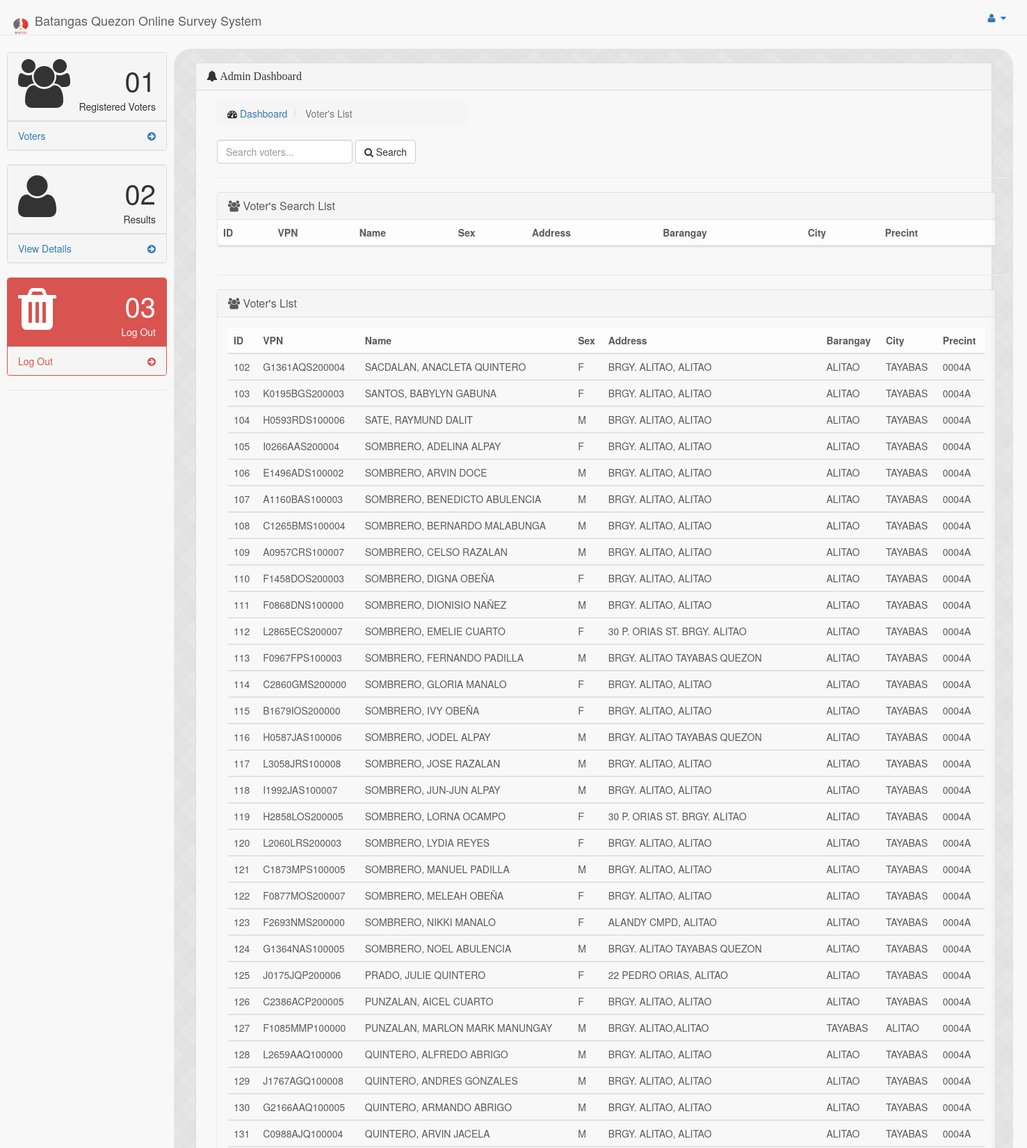
/registervoters.php?page=3 (upper part), run on the app's committed database.
### tables this page shows
CREATE TABLE IF NOT EXISTS `voters` (
  `v_id` int(50) NOT NULL,
  `VPN` varchar(35) NOT NULL,
  `name` varchar(35) NOT NULL,
  `Sex` varchar(35) NOT NULL,
  `Address` varchar(35) NOT NULL,
  `Barangay` varchar(35) NOT NULL,
  `City` varchar(35) NOT NULL,
  `prec` varchar(35) NOT NULL
);

### registervoters.php (the view, shortened to what this page needs)
<!DOCTYPE html>
<html lang="en">
<head>
	<link href="css/Custom.css" rel="stylesheet">
    <link href="bower_components/bootstrap/dist/css/bootstrap.min.css" rel="stylesheet">
    <link href="bower_components/metisMenu/dist/metisMenu.min.css" rel="stylesheet">
    <link href="dist/css/timeline.css" rel="stylesheet">
    <link href="dist/css/sb-admin-2.css" rel="stylesheet">
    <link href="bower_components/morrisjs/morris.css" rel="stylesheet">
    <link href="bower_components/font-awesome/css/font-awesome.min.css" rel="stylesheet" type="text/css">
</head>
<body>
    <div id="wrapper">
        <nav class="navbar navbar-default navbar-fixed-top" role="navigation">
            <div class="navbar-header">
                <a class="navbar-brand"  href="admindashboard.php"><img oncontextmenu='alert("Image context menu is disabled!");return false;' src="Images/BQOSS_logo.png" style="height:35px;width:30px; display:inline-block;padding:10px 0px 0 0px;"> Batangas Quezon Online Survey System</a>
            </div>
            <ul class="nav navbar-top-links navbar-right">
                <li class="dropdown">
                    <a class="dropdown-toggle" data-toggle="dropdown" href="#">
                        <i class="fa fa-user fa-fw"></i>  <i class="fa fa-caret-down"></i>
                    </a>
                        </li>
                    </ul>
		</nav>
	</div>
            <div class="navbar-default sidebar" style="padding-left: 10px;padding-right: 10px; margin-top: 5px;" role="navigation">
                <div class="sidebar-nav navbar-collapse">
                    <ul class="nav" id="side-menu">
                    				<li>
					<div class="panel panel-default">
                        <div class="panel-heading">
                            <div class="row">
                                <div class="col-xs-3">
                                    <i class="fa fa-group fa-5x"></i>
                                </div>
                                <div class="col-xs-9 text-right">
                                    <div class="huge">01</div>
                                    <div>Registered Voters</div>
                                </div>
                            </div>
                        </div>
                        <a href="registervoters.php">
                            <div class="panel-footer">
                                <span class="pull-left">Voters</span>
                                <span class="pull-right"><i class="fa fa-arrow-circle-right"></i></span>
                                <div class="clearfix"></div>
                            </div>
                        </a>
                    </div>
					</li>
					<li>
					<div class="panel panel-default">
                        <div class="panel-heading">
                            <div class="row">
                                <div class="col-xs-3">
                                    <i class="fa fa-user fa-5x"></i>
                                </div>
                                <div class="col-xs-9 text-right">
                                    <div class="huge">02</div>
                                    <div>Results</div>
                                </div>
                            </div>
                        </div>
                        <a href="result.php">
                            <div class="panel-footer">
                                <span class="pull-left">View Details</span>
                                <span class="pull-right"><i class="fa fa-arrow-circle-right"></i></span>
                                <div class="clearfix"></div>
                            </div>
                        </a>
                    </div>
					</li>
					<li>
					<div class="panel panel-red">
                        <div class="panel-heading">
                            <div class="row">
                                <div class="col-xs-3">
                                    <i class="fa fa-trash fa-5x"></i>
                                </div>
                                <div class="col-xs-9 text-right">
                                    <div class="huge">03</div>
                                    <div>Log Out</div>
                                </div>
                            </div>
                        </div>
                        <a href="index.php">
                            <div class="panel-footer">
                                <span class="pull-left">Log Out</span>
                                <span class="pull-right"><i class="fa fa-arrow-circle-right"></i></span>
                                <div class="clearfix"></div>
                            </div>
                        </a>
                    </div>
					</li>
					</ul>
                </div>
            </div>
    <div id="page-wrapper"style=" margin-right: 20px; margin-top: 70px;padding-top: 20px;border-radius: 25px; background-image: url('newgray.png')">
        <div class="row">
			<div class="col-lg-12">
                <div class="panel panel-default">
						<div class="panel-heading">
							<h3 class="panel-title" style="font-family: Franklin Gothic Heavy;"><i class="fa fa-bell"></i> Admin Dashboard</h1>
						</div>
						<div class="panel-body">
		<div class="container">
		<div class="row">
            <div class="col-lg-4">
                <ol class="breadcrumb">
                    <li>
                        <i class="fa fa-dashboard"></i> <a href="admindashboard.php">Dashboard</a>
                    </li>
                    <li class="active">
                        Voter's List
                    </li>
                </ol>
            </div>
        </div>
		<div class="row">
            <div class="col-lg-12">
                <div class="form-inline form-padding">
                    <form action="registervoters.php" method="post">
                        <input type="text" class="form-control" name="search" placeholder="Search voters..."required/>
                        <button type="submit" class="btn btn-default"><i class="fa fa-search"></i> Search</button>
                    </form>
                </div>
            </div>
        </div>
		<hr/>
		<div class="row">
				<div class="col-lg-12">
					<div class="panel panel-default" style="margin-right: 20px; opacity: .8;">
						<div class="panel-heading">
							<h3 class="panel-title"><i class="fa fa-group"></i> Voter's Search List</h3>
						</div>
						<div class="table-responsive">
							<table class="table table-striped">
								<thead>
									<tr>
										<th>ID</th>
										<th>VPN</th>
										<th>Name</th>
										<th>Sex</th>
										<th>Address</th>
										<th>Barangay</th>
										<th>City</th>
										<th>Precint</th>
									</tr>
								</thead>
							</table>
						</div>
				</div>
			</div>
		</div>
		<hr />
			<div class="row">
				<div class="col-lg-12">
					<div class="panel panel-default" style="margin-right: 20px; opacity: .8;">
						<div class="panel-heading">
							<h3 class="panel-title"><i class="fa fa-group"></i> Voter's List</h3>
						</div>
						<div class="panel-body">
							<?php
								$num_rec_per_page=50;
								if (isset($_GET["page"])) { $page  = $_GET["page"]; } else { $page=1; };
								$start_from = ($page-1) * $num_rec_per_page;
								$sql = "SELECT * FROM voters LIMIT $start_from, $num_rec_per_page";
								$rs_result = mysql_query ($sql);
							?>
							<div class="table responsive">
								<table class="table table-striped">
									<thead>
										<tr>
											<th>ID</th>
											<th>VPN</th>
											<th>Name</th>
											<th>Sex</th>
											<th>Address</th>
											<th>Barangay</th>
											<th>City</th>
											<th>Precint</th>
										</tr>
									</thead>
							<?php
								while ($row = mysql_fetch_assoc($rs_result)) {
							?>
									<tbody>
										<tr>
										<td><?php echo $row['v_id']; ?></td>
										<td><?php echo $row['VPN']; ?></td>
										<td><?php echo $row['name']; ?></td>
										 <td><?php echo $row['Sex']; ?></td>
										<td><?php echo $row['Address']; ?></td>
										 <td><?php echo $row['Barangay']; ?></td>
										<td><?php echo $row['City']; ?></td>
										<td><?php echo $row['prec']; ?></td>
										</tr>
									</tbody>
							<?php
								};
							?>
								</table>
							</div>
						</div>
						</div>
						</div>
					</div>
				</div>
		  </div>
	  </div>
    </div>
	</div>
	</div>
</body>
</html>

### css/Custom.css (style rules this page uses)
body { background-color: #c8c8c8; }
.panel-body { background-color: #f8f8f8; }
.panel-default>.panel-heading { color: #fff; background-color: #0c3067; }
.panel-footer { text-align: center; }

### data on the page
voters: v_id "102", VPN "G1361AQS200004", name "SACDALAN, ANACLETA QUINTERO", Sex "F", Address "BRGY. ALITAO, ALITAO", Barangay "ALITAO", City "TAYABAS", prec "0004A"
voters: v_id "103", VPN "K0195BGS200003", name "SANTOS, BABYLYN GABUNA", Sex "F", Address "BRGY. ALITAO, ALITAO", Barangay "ALITAO", City "TAYABAS", prec "0004A"
voters: v_id "104", VPN "H0593RDS100006", name "SATE, RAYMUND DALIT", Sex "M", Address "BRGY. ALITAO, ALITAO", Barangay "ALITAO", City "TAYABAS", prec "0004A"
voters: v_id "105", VPN "I0266AAS200004", name "SOMBRERO, ADELINA ALPAY", Sex "F", Address "BRGY. ALITAO, ALITAO", Barangay "ALITAO", City "TAYABAS", prec "0004A"
voters: v_id "106", VPN "E1496ADS100002", name "SOMBRERO, ARVIN DOCE", Sex "M", Address "BRGY. ALITAO, ALITAO", Barangay "ALITAO", City "TAYABAS", prec "0004A"
voters: v_id "107", VPN "A1160BAS100003", name "SOMBRERO, BENEDICTO ABULENCIA", Sex "M", Address "BRGY. ALITAO, ALITAO", Barangay "ALITAO", City "TAYABAS", prec "0004A"
voters: v_id "108", VPN "C1265BMS100004", name "SOMBRERO, BERNARDO MALABUNGA", Sex "M", Address "BRGY. ALITAO, ALITAO", Barangay "ALITAO", City "TAYABAS", prec "0004A"
voters: v_id "109", VPN "A0957CRS100007", name "SOMBRERO, CELSO RAZALAN", Sex "M", Address "BRGY. ALITAO, ALITAO", Barangay "ALITAO", City "TAYABAS", prec "0004A"
voters: v_id "110", VPN "F1458DOS200003", name "SOMBRERO, DIGNA OBEÑA", Sex "F", Address "BRGY. ALITAO, ALITAO", Barangay "ALITAO", City "TAYABAS", prec "0004A"
voters: v_id "111", VPN "F0868DNS100000", name "SOMBRERO, DIONISIO NAÑEZ", Sex "M", Address "BRGY. ALITAO, ALITAO", Barangay "ALITAO", City "TAYABAS", prec "0004A"
voters: v_id "112", VPN "L2865ECS200007", name "SOMBRERO, EMELIE CUARTO", Sex "F", Address "30 P. ORIAS ST. BRGY. ALITAO", Barangay "ALITAO", City "TAYABAS", prec "0004A"
voters: v_id "113", VPN "F0967FPS100003", name "SOMBRERO, FERNANDO PADILLA", Sex "M", Address "BRGY. ALITAO TAYABAS QUEZON", Barangay "ALITAO", City "TAYABAS", prec "0004A"
voters: v_id "114", VPN "C2860GMS200000", name "SOMBRERO, GLORIA MANALO", Sex "F", Address "BRGY. ALITAO, ALITAO", Barangay "ALITAO", City "TAYABAS", prec "0004A"
voters: v_id "115", VPN "B1679IOS200000", name "SOMBRERO, IVY OBEÑA", Sex "F", Address "BRGY. ALITAO, ALITAO", Barangay "ALITAO", City "TAYABAS", prec "0004A"
voters: v_id "116", VPN "H0587JAS100006", name "SOMBRERO, JODEL ALPAY", Sex "M", Address "BRGY. ALITAO TAYABAS QUEZON", Barangay "ALITAO", City "TAYABAS", prec "0004A"
voters: v_id "117", VPN "L3058JRS100008", name "SOMBRERO, JOSE RAZALAN", Sex "M", Address "BRGY. ALITAO, ALITAO", Barangay "ALITAO", City "TAYABAS", prec "0004A"
voters: v_id "118", VPN "I1992JAS100007", name "SOMBRERO, JUN-JUN ALPAY", Sex "M", Address "BRGY. ALITAO, ALITAO", Barangay "ALITAO", City "TAYABAS", prec "0004A"
voters: v_id "119", VPN "H2858LOS200005", name "SOMBRERO, LORNA OCAMPO", Sex "F", Address "30 P. ORIAS ST. BRGY. ALITAO", Barangay "ALITAO", City "TAYABAS", prec "0004A"
voters: v_id "120", VPN "L2060LRS200003", name "SOMBRERO, LYDIA REYES", Sex "F", Address "BRGY. ALITAO, ALITAO", Barangay "ALITAO", City "TAYABAS", prec "0004A"
voters: v_id "121", VPN "C1873MPS100005", name "SOMBRERO, MANUEL PADILLA", Sex "M", Address "BRGY. ALITAO, ALITAO", Barangay "ALITAO", City "TAYABAS", prec "0004A"
voters: v_id "122", VPN "F0877MOS200007", name "SOMBRERO, MELEAH OBEÑA", Sex "F", Address "BRGY. ALITAO, ALITAO", Barangay "ALITAO", City "TAYABAS", prec "0004A"
voters: v_id "123", VPN "F2693NMS200000", name "SOMBRERO, NIKKI MANALO", Sex "F", Address "ALANDY CMPD, ALITAO", Barangay "ALITAO", City "TAYABAS", prec "0004A"
voters: v_id "124", VPN "G1364NAS100005", name "SOMBRERO, NOEL ABULENCIA", Sex "M", Address "BRGY. ALITAO TAYABAS QUEZON", Barangay "ALITAO", City "TAYABAS", prec "0004A"
voters: v_id "125", VPN "J0175JQP200006", name "PRADO, JULIE QUINTERO", Sex "F", Address "22 PEDRO ORIAS, ALITAO", Barangay "ALITAO", City "TAYABAS", prec "0004A"
voters: v_id "126", VPN "C2386ACP200005", name "PUNZALAN, AICEL CUARTO", Sex "F", Address "BRGY. ALITAO, ALITAO", Barangay "ALITAO", City "TAYABAS", prec "0004A"
voters: v_id "127", VPN "F1085MMP100000", name "PUNZALAN, MARLON MARK MANUNGAY", Sex "M", Address "BRGY. ALITAO,ALITAO", Barangay "TAYABAS", City "ALITAO", prec "0004A"
voters: v_id "128", VPN "L2659AAQ100000", name "QUINTERO, ALFREDO ABRIGO", Sex "M", Address "BRGY. ALITAO, ALITAO", Barangay "ALITAO", City "TAYABAS", prec "0004A"
voters: v_id "129", VPN "J1767AGQ100008", name "QUINTERO, ANDRES GONZALES", Sex "M", Address "BRGY. ALITAO, ALITAO", Barangay "ALITAO", City "TAYABAS", prec "0004A"
voters: v_id "130", VPN "G2166AAQ100005", name "QUINTERO, ARMANDO ABRIGO", Sex "M", Address "BRGY. ALITAO, ALITAO", Barangay "ALITAO", City "TAYABAS", prec "0004A"
voters: v_id "131", VPN "C0988AJQ100004", name "QUINTERO, ARVIN JACELA", Sex "M", Address "BRGY. ALITAO, ALITAO", Barangay "ALITAO", City "TAYABAS", prec "0004A"
